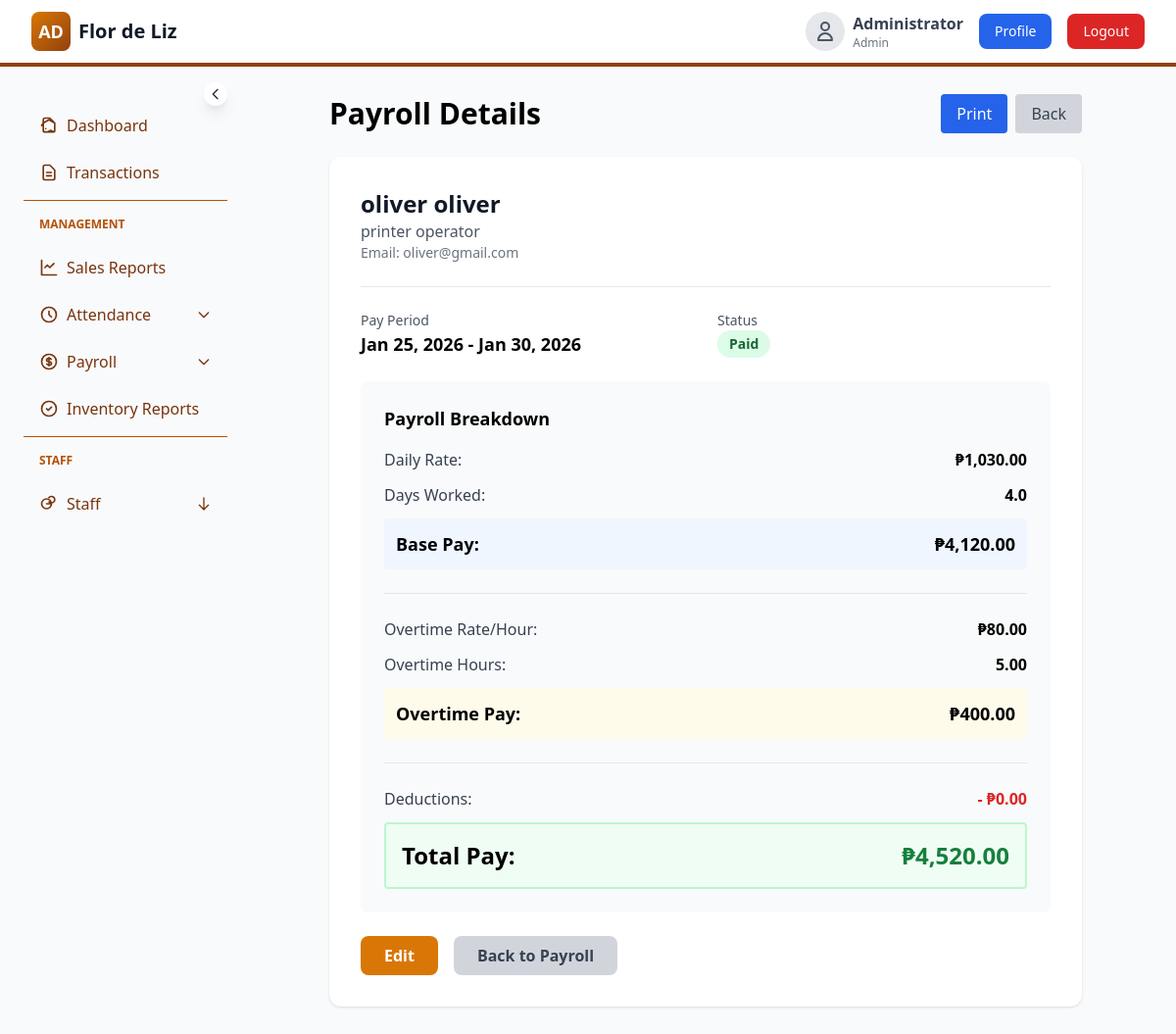
Screenshot of /admin/payroll/view.php?id=3 (signed in) with the database file from the repository.
### tables this page shows
CREATE TABLE `payroll` (
  `id` int(11) NOT NULL,
  `employee_id` int(11) NOT NULL,
  `pay_period_start` date NOT NULL,
  `pay_period_end` date NOT NULL,
  `days_worked` int(11) DEFAULT 0,
  `overtime_hours` decimal(5,2) DEFAULT 0.00,
  `base_pay` decimal(10,2) DEFAULT 0.00,
  `overtime_pay` decimal(10,2) DEFAULT 0.00,
  `deductions` decimal(10,2) DEFAULT 0.00,
  `total_pay` decimal(10,2) DEFAULT 0.00,
  `status` enum('draft','approved','paid') DEFAULT 'draft',
  `notes` text DEFAULT NULL,
  `created_at` timestamp NOT NULL DEFAULT current_timestamp(),
  `updated_at` timestamp NOT NULL DEFAULT current_timestamp() ON UPDATE current_timestamp()
);

CREATE TABLE `employees` (
  `id` int(11) NOT NULL,
  `user_id` int(11) DEFAULT NULL,
  `first_name` varchar(50) DEFAULT NULL,
  `last_name` varchar(50) DEFAULT NULL,
  `email` varchar(100) DEFAULT NULL,
  `phone` varchar(20) DEFAULT NULL,
  `position` varchar(100) DEFAULT NULL,
  `hire_date` date DEFAULT NULL,
  `daily_rate` decimal(10,2) DEFAULT 1730.00,
  `overtime_rate` decimal(10,2) DEFAULT 80.00,
  `is_active` tinyint(1) DEFAULT 1,
  `created_at` timestamp NOT NULL DEFAULT current_timestamp(),
  `updated_at` timestamp NOT NULL DEFAULT current_timestamp() ON UPDATE current_timestamp()
);

CREATE TABLE `users` (
  `id` int(11) NOT NULL,
  `username` varchar(50) NOT NULL,
  `password` varchar(255) NOT NULL,
  `email` varchar(100) DEFAULT NULL,
  `role` enum('staff','admin') NOT NULL,
  `full_name` varchar(100) DEFAULT NULL,
  `phone` varchar(20) DEFAULT NULL,
  `is_active` tinyint(1) DEFAULT 1,
  `created_at` timestamp NOT NULL DEFAULT current_timestamp(),
  `updated_at` timestamp NOT NULL DEFAULT current_timestamp() ON UPDATE current_timestamp()
);

### admin/payroll/view.php (the view, shortened to what this page needs)
<?php
$conn = require_once __DIR__ . '/../../config/database.php';
$id = $_GET['id'] ?? null;
$stmt = $conn->prepare("
    SELECT p.*, e.first_name, e.last_name, e.position, e.daily_rate, e.overtime_rate, u.email
    FROM payroll p
    JOIN employees e ON p.employee_id = e.id
    LEFT JOIN users u ON e.user_id = u.id
    WHERE p.id = ?
");
$stmt->bind_param('i', $id);
$stmt->execute();
$result = $stmt->get_result();
$payroll = $result->fetch_assoc();
?>
<!DOCTYPE html>
<html lang="en">
<head>
    <script src="https://cdn.tailwindcss.com"></script>
</head>
<body class="bg-gray-50">
    <?php require_once __DIR__ . '/../../includes/sidebar_navigation.php'; ?>
    <div class="absolute w-full -ml-2 top-12">
        <div id="main-content" class="flex-1 px-4 sm:px-6 lg:px-8 py-12">
            <div class="max-w-3xl mx-auto">
                <div class="flex justify-between items-center mb-6">
                    <h2 class="text-3xl font-bold">Payroll Details</h2>
                    <div class="flex gap-2">
                            <button onclick="printPayroll()" class="no-print px-4 py-2 bg-blue-600 text-white rounded hover:bg-blue-700">Print</button>
                        <a href="../payroll.php" class="no-print px-4 py-2 bg-gray-300 text-gray-700 rounded hover:bg-gray-400">Back</a>
                    </div>
                </div>
                 <div id="payroll-details" class="bg-white rounded-xl shadow p-8 print-container">
                    <div class="border-b pb-6 mb-6">
                        <h3 class="text-2xl font-bold text-gray-900"><?php echo htmlspecialchars($payroll['first_name'] . ' ' . $payroll['last_name']); ?></h3>
                        <p class="text-gray-600"><?php echo htmlspecialchars($payroll['position']); ?></p>
                        <p class="text-sm text-gray-500">Email: <?php echo htmlspecialchars($payroll['email'] ?? 'N/A'); ?></p>
                    </div>
                    <div class="grid grid-cols-2 gap-6 mb-6">
                        <div>
                            <p class="text-sm text-gray-600">Pay Period</p>
                            <p class="text-lg font-semibold"><?php echo date('M d, Y', strtotime($payroll['pay_period_start'])) . ' - ' . date('M d, Y', strtotime($payroll['pay_period_end'])); ?></p>
                        </div>
                        <div>
                            <p class="text-sm text-gray-600">Status</p>
                            <span class="inline-block px-3 py-1 rounded-full text-sm font-semibold <?php
                                if ($payroll['status'] === 'paid') echo 'bg-green-100 text-green-800';
                                elseif ($payroll['status'] === 'approved') echo 'bg-blue-100 text-blue-800';
                                else echo 'bg-yellow-100 text-yellow-800';
                            ?>">
                                <?php echo ucfirst($payroll['status']); ?>
                            </span>
                        </div>
                    </div>
                    <div class="bg-gray-50 p-6 rounded-lg mb-6">
                        <h4 class="font-bold text-lg mb-4">Payroll Breakdown</h4>
                        <div class="space-y-3 mb-6 border-b pb-6">
                            <div class="flex justify-between">
                                <span class="text-gray-700">Daily Rate:</span>
                                <span class="font-semibold">₱<?php echo number_format($payroll['daily_rate'], 2); ?></span>
                            </div>
                            <div class="flex justify-between">
                                <span class="text-gray-700">Days Worked:</span>
                                <span class="font-semibold"><?php echo number_format($payroll['days_worked'], 1); ?></span>
                            </div>
                            <div class="flex justify-between text-lg font-bold bg-blue-50 p-3 rounded">
                                <span>Base Pay:</span>
                                <span>₱<?php echo number_format($payroll['base_pay'], 2); ?></span>
                            </div>
                        </div>
                        <div class="space-y-3 mb-6 border-b pb-6">
                            <div class="flex justify-between">
                                <span class="text-gray-700">Overtime Rate/Hour:</span>
                                <span class="font-semibold">₱<?php echo number_format($payroll['overtime_rate'], 2); ?></span>
                            </div>
                            <div class="flex justify-between">
                                <span class="text-gray-700">Overtime Hours:</span>
                                <span class="font-semibold"><?php echo number_format($payroll['overtime_hours'], 2); ?></span>
                            </div>
                            <div class="flex justify-between text-lg font-bold bg-amber-50 p-3 rounded">
                                <span>Overtime Pay:</span>
                                <span>₱<?php echo number_format($payroll['overtime_pay'], 2); ?></span>
                            </div>
                        </div>
                        <div class="space-y-3">
                            <div class="flex justify-between">
                                <span class="text-gray-700">Deductions:</span>
                                <span class="font-semibold text-red-600">- ₱<?php echo number_format($payroll['deductions'], 2); ?></span>
                            </div>
                            <div class="flex justify-between text-2xl font-bold bg-green-50 p-4 rounded border-2 border-green-200">
                                <span>Total Pay:</span>
                                <span class="text-green-700">₱<?php echo number_format($payroll['total_pay'], 2); ?></span>
                            </div>
                        </div>
                    </div>
                     <div class="flex gap-4 no-print">
                         <a href="edit.php?id=<?php echo $payroll['id']; ?>" class="px-6 py-2 bg-amber-600 text-white rounded-lg hover:bg-amber-700 font-semibold">Edit</a>
                         <a href="../payroll.php" class="px-6 py-2 bg-gray-300 text-gray-700 rounded-lg hover:bg-gray-400 font-semibold">Back to Payroll</a>
                     </div>
                </div>
            </div>
        </div>
    </div>
</body>
</html>

### includes/sidebar_navigation.php (style rules this page uses)
html, body { overflow-x: hidden; }
@media (min-width: 768px) { #main-content { margin-left: 16rem; transition: margin-left .25s ease; } }

### rows the page displays
payroll: employee.last_name "oliver oliver", employee.position "printer operator", users.email "oliver@gmail.com", pay_period_start "Jan 25, 2026", pay_period_end "Jan 30, 2026", status "Paid", employee.daily_rate "1,030.00", days_worked "4.0", base_pay "4,120.00", employee.overtime_rate "80.00", overtime_hours "5.00", overtime_pay "400.00", deductions "0.00", total_pay "4,520.00"

### other values shown
$full_name "Administrator"
$role "Admin"
